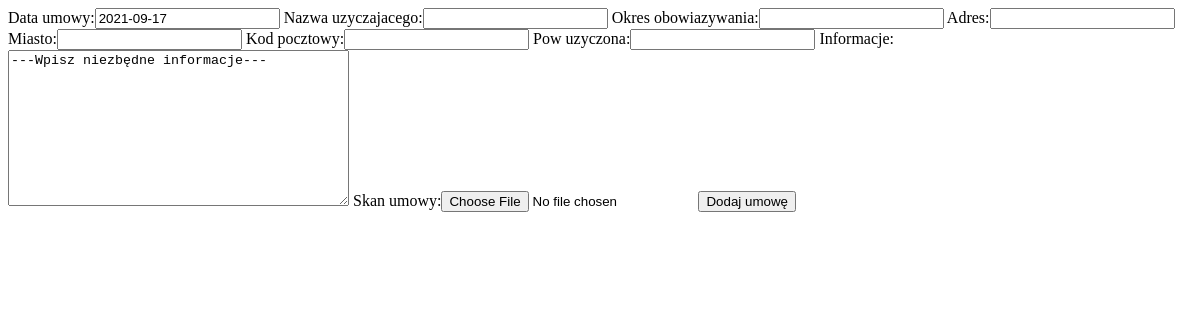
The app's page /umowy/edytuj/1/, older data.
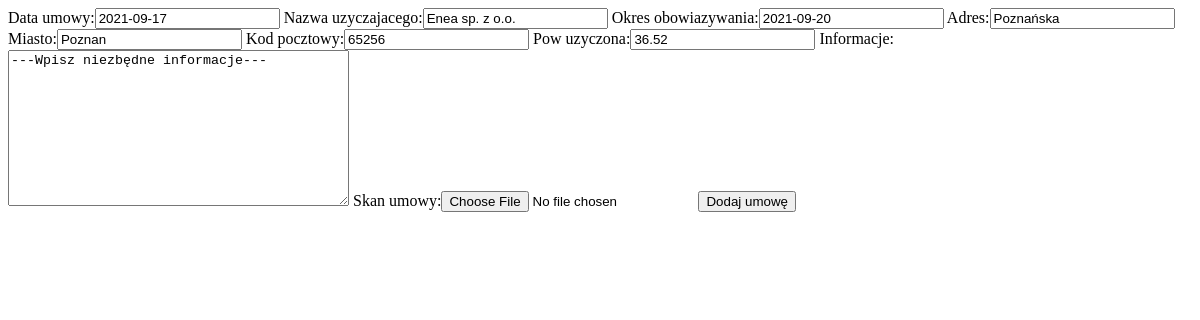
The same page, newer data.
### umowyapp/models.py (models this page shows, shortened)
class Umowy(models.Model):
    data_umowy = models.DateField(blank=True)
    nazwa_uzyczajacego = models.CharField(max_length=30, null=True)
    okres_obowiazywania = models.DateField(null=True)
    rodzaj_jednostki = models.CharField(max_length=4, choices=RODZAJ_JEDNOSTKI, default='--wybierz--')
    adres = models.CharField(max_length=30, null=True)
    miasto = models.CharField(max_length=30, null=True)
    kod_pocztowy = models.CharField(max_length=5, null=True)
    pow_uzyczona = models.FloatField(max_length=4, null=True)
    informacje = models.TextField(default="---Wpisz niezbędne informacje---")
    skan_umowy = models.FileField(upload_to='umowy_pdf', null=True, blank=True)
    stan_umowy = models.BooleanField(null=True, default=True)

### umowyapp/views.py (the view)
# urls.py: path('edytuj/<int:id>/', edytuj_umowe),
def edytuj_umowe(request, id):
    umowa = get_object_or_404(Umowy, pk=id)
    form = UmowyForm(request.POST or None, request.FILES or None, instance=umowa)
    if form.is_valid():
        form.save()
        return redirect(wszystkie_umowy)
    return render(request, 'umowa_form.html', {'form': form})

### umowyapp/forms.py
class UmowyForm(ModelForm):
    class Meta:
        model = Umowy
        fields = ['data_umowy', 'nazwa_uzyczajacego', 'okres_obowiazywania', 'adres', 'miasto', 'kod_pocztowy',
                  'pow_uzyczona', 'informacje', 'skan_umowy']

### templates/umowa_form.html (shortened to what this page needs)
<!doctype html>
<html lang="pl">
<head>
</head>
<body>
    <form method="post" enctype="multipart/form-data">
        {{form}}
        <button type="submit">Dodaj umowę</button>
    </form>
</body>
</html>

Row changes from the older to the newer data that the page shows:
changed Umowy "---Wpisz niezbędne informacje---": nazwa_uzyczajacego (not shown) → "Enea sp. z o.o."; okres_obowiazywania (not shown) → "2021-09-20"; adres (not shown) → "Poznańska"; miasto (not shown) → "Poznan"; kod_pocztowy (not shown) → "65256"; pow_uzyczona (not shown) → "36.52"
